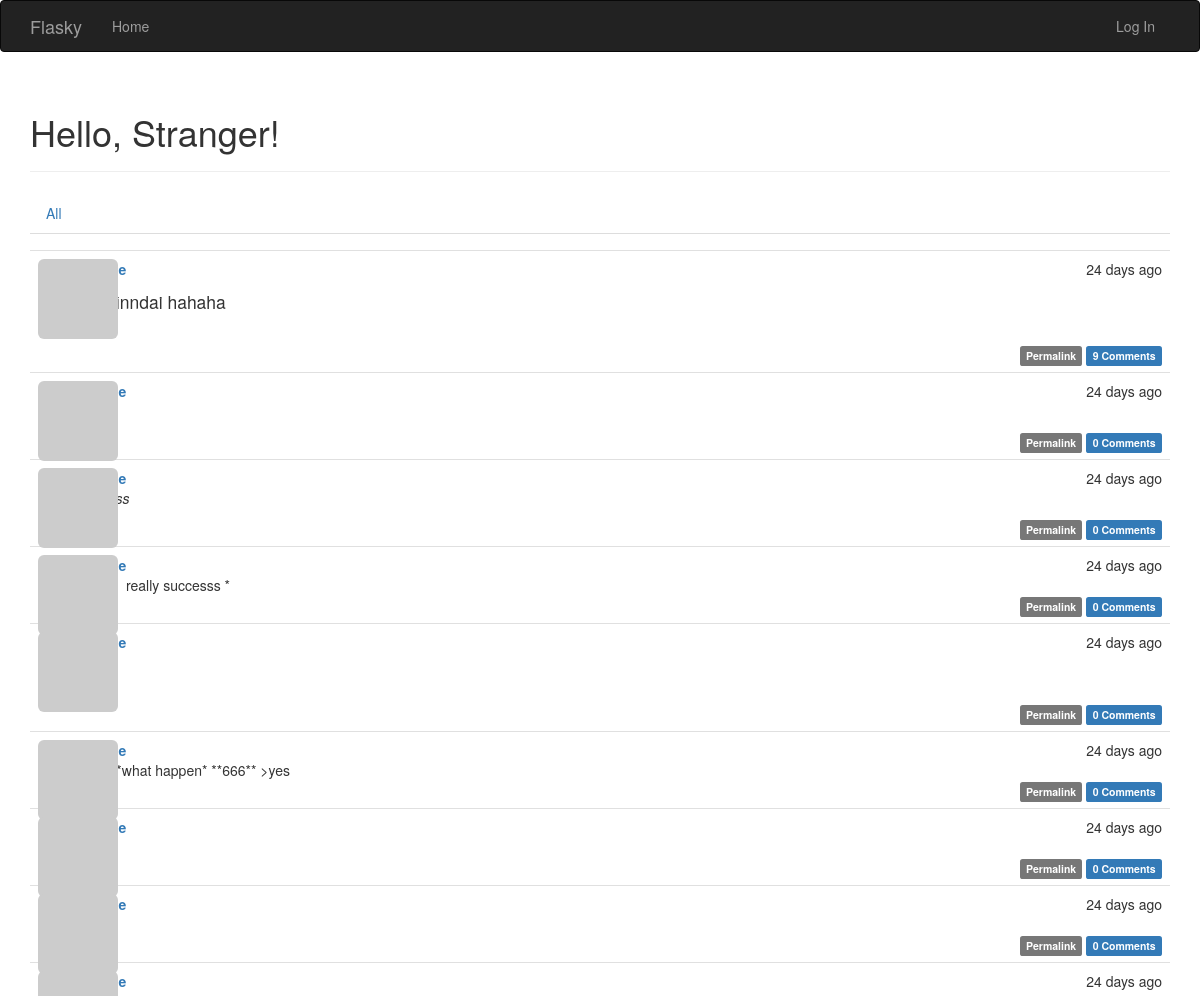
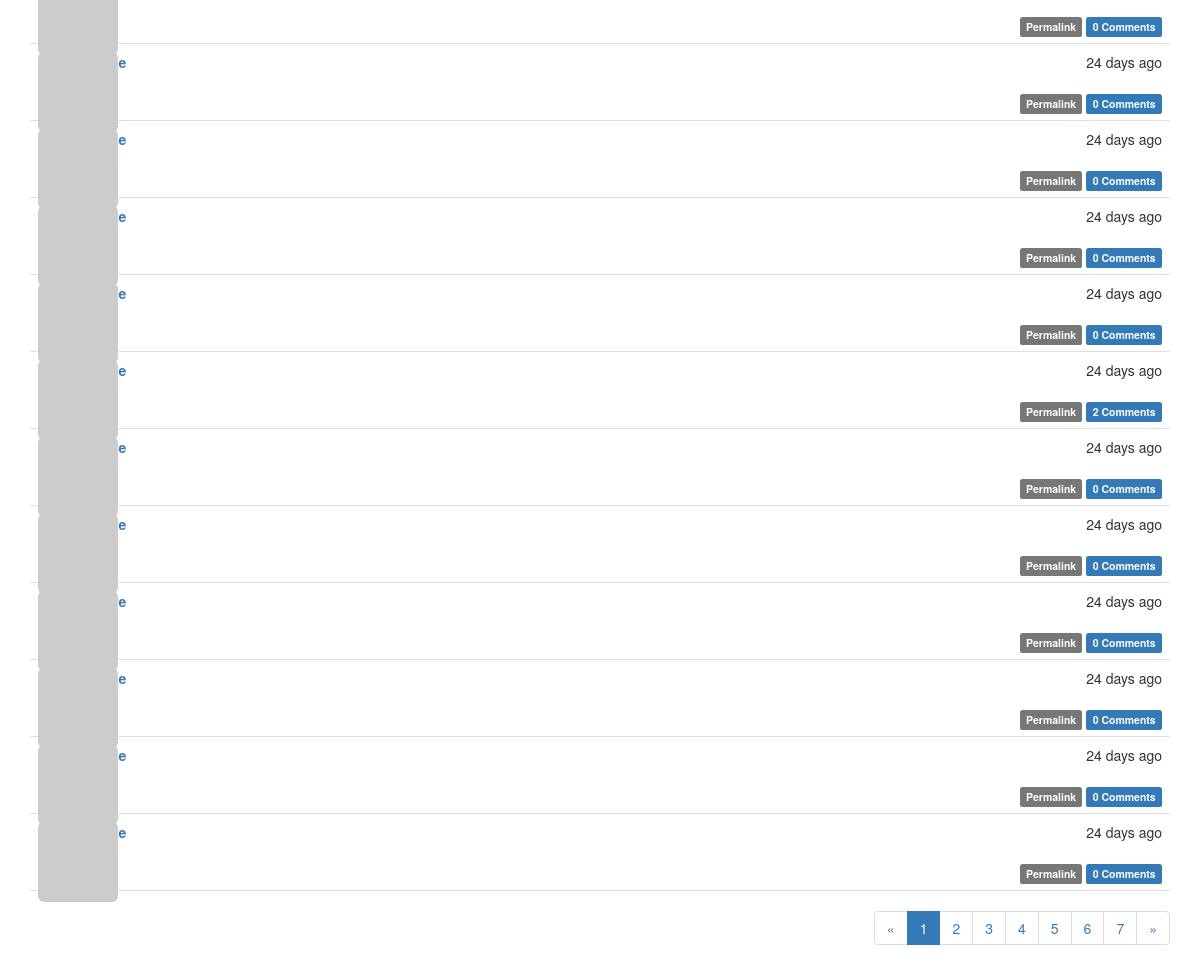
Before: / with the older database file (2 pictures, top to bottom).
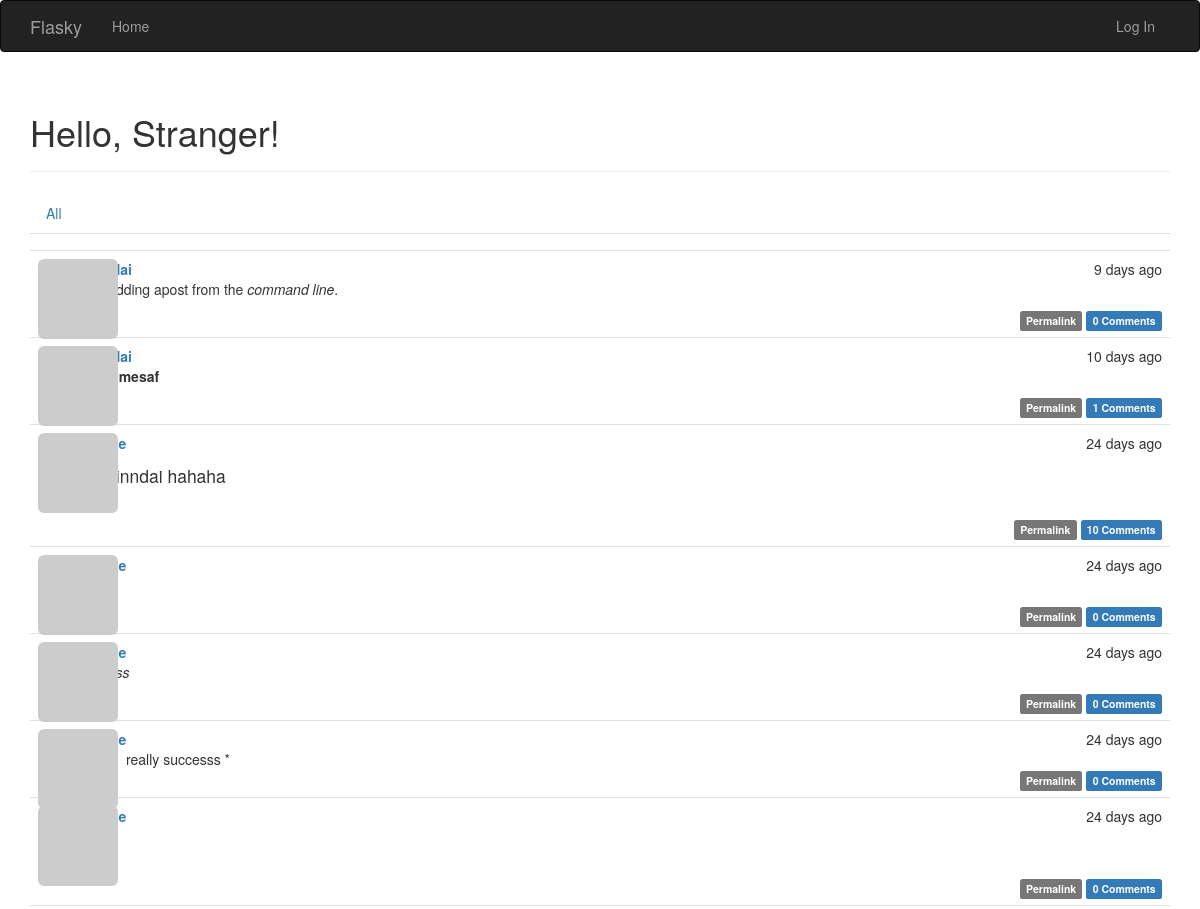
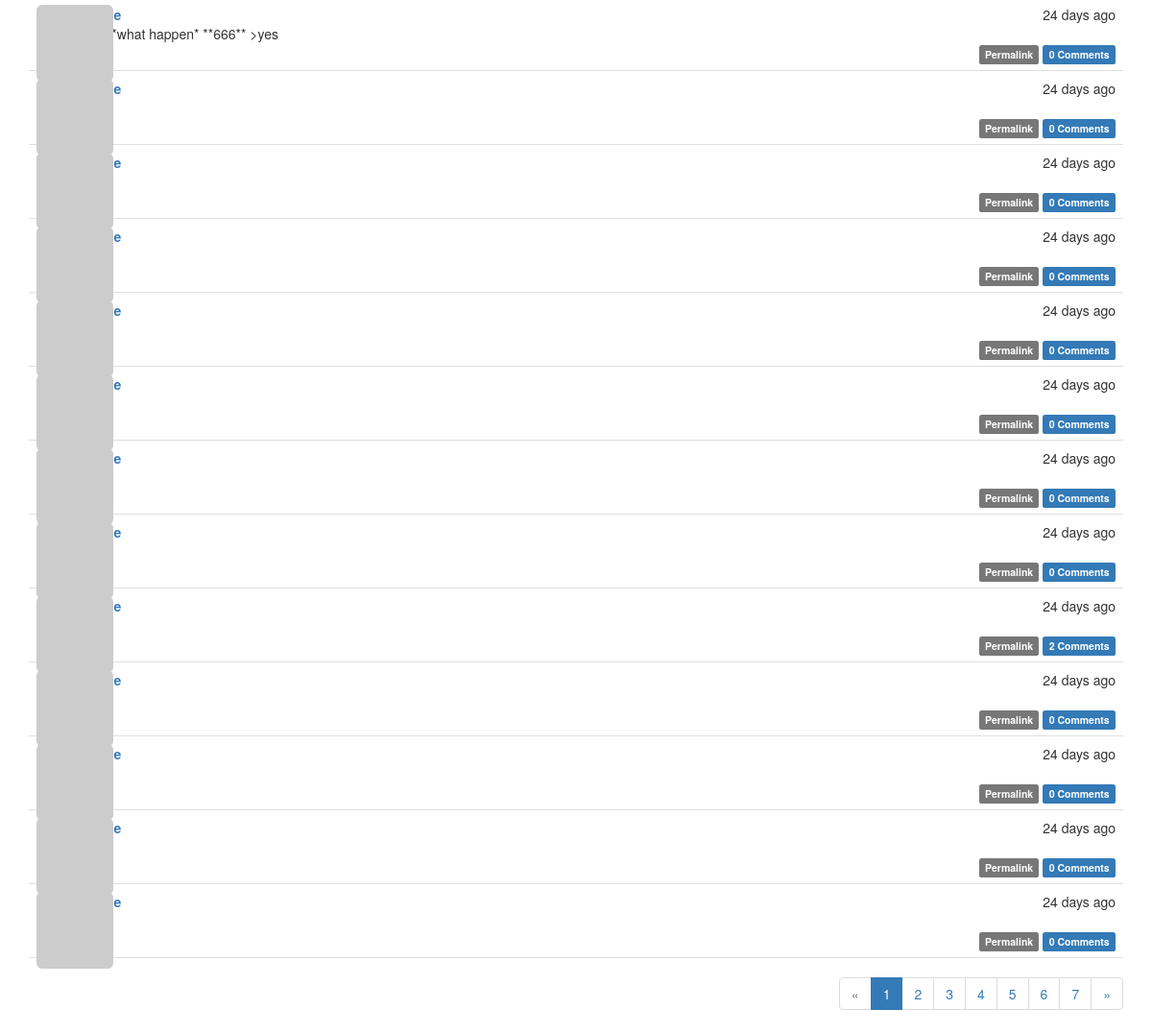
After: the same page with the newer database file (2 pictures, top to bottom).
### app/models.py (models this page shows, shortened)
class Post(db.Model):
    __tablename__='posts'
    id = db.Column(db.Integer,primary_key=True)
    body = db.Column(db.Text)
    body_html=db.Column(db.Text)
    timestamp = db.Column(db.DateTime,index=True,default=datetime.utcnow)
    author_id = db.Column(db.Integer,db.ForeignKey('users.id'))
    comments = db.relationship('Comment',backref='post',lazy='dynamic')

### app/main/views.py (the view)
@main.route('/',methods=['GET','POST'])
def index():
    form =PostForm()
    if current_user.can(Permission.WRITE_ARTICLES) and \
        form.validate_on_submit():
        post = Post(body=form.body.data,author=current_user._get_current_object())
        db.session.add(post)
        db.session.commit()
        return redirect(url_for('.index'))
    page = request.args.get('page', 1, type=int)
    show_followed = False
    if current_user.is_authenticated:
        show_followed = bool(request.cookies.get('show_followed',''))
    if show_followed:
        query = current_user.followed_posts
    else:
        query = Post.query
    pagination = query.order_by(Post.timestamp.desc()).paginate(page,per_page=current_app.config['FLASKY_POSTS_PER_PAGE'],
                                                                   error_out=False)
    posts = pagination.items
    return render_template('index.html',form=form,posts=posts,show_followed=show_followed,pagination=pagination)

### app/auth/views.py (called while the page is built)
@auth.before_app_request
def before_request():
    if current_user.is_authenticated:
        current_user.ping()
        if not current_user.confirmed \
            and request.endpoint \
            and request.endpoint[:5] != 'auth.' \
            and request.endpoint != 'static':
            return redirect(url_for('auth.unconfirmed'))

### app/main/__init__.py (called while the page is built)
@main.app_context_processor
def inject_permissions():
    return dict(Permission=Permission)

### app/models.py (called while the page is built)
    def gravatar(self,size=100,default='identicon',rating='g'): #头像由链接和MD5散列值实现
        if request.is_secure:     #判断request是否为https
            url = 'https://secure.gravatar.com/avatar'
        else:
            url = 'http://www.gravatar.com/avatar'
        hash = self.avatar_hash or hashlib.md5(self.email.encode('utf-8')).hexdigest()
        return '{url}/{hash}?s={size}&d={default}&r={rating}'.format(url=url,hash=hash,
                                                                    size=size,default=default,rating=rating)

    def can(self,permissions):
        return False

    def is_administrator(self):
        return False

### app/templates/index.html (shortened to what this page needs)
{% extends "base.html" %}
{% import "bootstrap/wtf.html" as wtf %}
{% import "_macros.html" as macros %}
{% block page_content %}
<div class="page-header">
    <h1>Hello, {% if current_user.is_authenticated %}{{ current_user.username }}{% else %}Stranger{% endif %}!</h1>
</div>
<div class="post-tabs">
    <ul class="nav nav-tabs">
        <li{% if not show_followed %} class="avtive" {% endif %}><a href="{{url_for('.show_all')}}">All</a></li>
        </ul>
{% include '_posts.html' %}
{% if pagination %}
<div class="pagination">
    {{macros.pagination_widget(pagination,'.index')}}
</div>
{% endif %}
{% endblock %}

### app/templates/base.html (shortened to what this page needs)
{% extends "bootstrap/base.html" %}
{% block head %}
{{ super() }}
<link rel="stylesheet" type="text/css" href="{{url_for('static',filename='styles.css') }}">
{% endblock %}
{% block navbar %}
<div class="navbar navbar-inverse" role="navigation">
    <div class="container">
        <div class="navbar-header">
            <a class="navbar-brand" href="{{ url_for('main.index') }}">Flasky</a>
        </div>
        <div class="navbar-collapse collapse">
            <ul class="nav navbar-nav">
                <li><a href="{{ url_for('main.index') }}">Home</a></li>
            </ul>
            <ul class="nav navbar-nav navbar-right">
                {% if current_user.is_authenticated %}
                <li class="dropdown">
                    <a href="#" class="dropdown-toggle" data-toggle="dropdown" >
                        <img src="{{current_user.gravatar(size=18)}}">
                        Account <b class="caret"></b>
                    </a>
                    <ul class="dropdown-menu">
                        <li><a href="{{ url_for('auth.change_password') }}">Change Password</a></li>
                        <li><a href="{{ url_for('auth.change_email_request') }}">Change Email</a></li>
                        <li><a href="{{ url_for('auth.logout') }}">Log Out</a></li>
                    </ul>
                </li>
                {% else %}
                <li><a href="{{ url_for('auth.login') }}">Log In</a></li>
                {% endif %}
            </ul>
        </div>
    </div>
</div>
{% endblock %}
{% block content %}
<div class="container">
    {% block page_content %}{% endblock %}
</div>
{% endblock %}

### app/templates/_macros.html
{% macro pagination_widget(pagination,endpoint) %}
<ul class="pagination">
    <li{% if not pagination.has_prev %} class="disabled" {% endif %}>
        <a href="{%if pagination.has_prev %}{{url_for(endpoint,page=pagination.prev_num,**kwargs)}}{%else%}#{%endif%}">
            &laquo;
        </a>
    </li>
    {% for p in pagination.iter_pages() %}
        {% if p %}
            {% if p ==pagination.page %}
            <li class="active">
                <a href="{{url_for(endpoint,page=p,**kwargs)}}">{{ p }}</a>
            </li>
            {% else %}
            <li>
                <a href="{{url_for(endpoint,page=p,**kwargs)}}">{{ p }}</a>
            </li>
            {% endif %}
        {% else %}
        <li class="disabled"><a href="#">&hellip;</a></li>
        {% endif %}
    {% endfor %}
    <li{% if not pagination.has_next %} class="disabled" {% endif %}>
        <a href="{% if pagination.has_next%}{{url_for(endpoint,page=pagination.next_num,**kwargs)}}{% else %}#{% endif %}">
            &raquo;
        </a>
    </li>
</ul>
{% endmacro %}

### app/templates/_posts.html (shortened to what this page needs)
<ul class="posts">
    {% for post in posts %}
    <li class="post">
        <div class="post-thumbnail">
            <a href="{{ url_for('.user', username=post.author.username) }}">
                <img class="img-rounded profile-thumbnail" src="{{ post.author.gravatar(size=40) }}">
            </a>
        </div>
        <div class="post-content">
            <div class="post-date">{{ moment(post.timestamp).fromNow() }}</div>
            <div class="post-author"><a href="{{ url_for('.user', username=post.author.username) }}">{{ post.author.username }}</a></div>
            <div class="post-body">
                {% if post.body_html %}
                    {{ post.body_html | safe }}
                {% else %}
                    {{ post.body }}
                {% endif %}
            </div>
            <div class="post-footer">
                <a href="{{url_for('.post',id=post.id)}}">
                    <span class="label label-default">Permalink</span>
                </a>
                <a href="{{ url_for('.post',id=post.id)}}"#comments">
                    <span class="label label-primary">{{post.comments.count()}} Comments</span>
                </a>
            </div>
        </div>
    </li>
    {% endfor %}
</ul>

### app/static/styles.css (style rules this page uses)
.profile-thumbnail { position: absolute; }
ul.posts { list-style-type: none; padding: 0px; margin: 16px 0px 0px 0px; border-top: 1px solid #e0e0e0; }
ul.posts li.post { padding: 8px; border-bottom: 1px solid #e0e0e0; }
div.post-date { float: right; }
div.post-author { font-weight: bold; }
div.post-thumbnail { position: absolute; }
div.post-content { margin-left: 48px; min-height: 48px; }
div.post-footer { text-align: right; }
div.pagination { width: 100%; text-align: right; padding: 0px; margin: 0px; }
.post-body h1 { font-size: 140%; }

Changed rows visible on the page:
no longer on this page (row unchanged): Post: timestamp "24 days ago", comments.count "0"
no longer on this page (row unchanged): Post: timestamp "24 days ago", comments.count "0"
added Post: timestamp "9 days ago", body_html "I'm adding apost from the command line .", comments.count "0"
added Post: timestamp "10 days ago", body_html "shenmesaf", comments.count "1"
computed for Post "finndai hahaha": comments.count "9" → "10"
